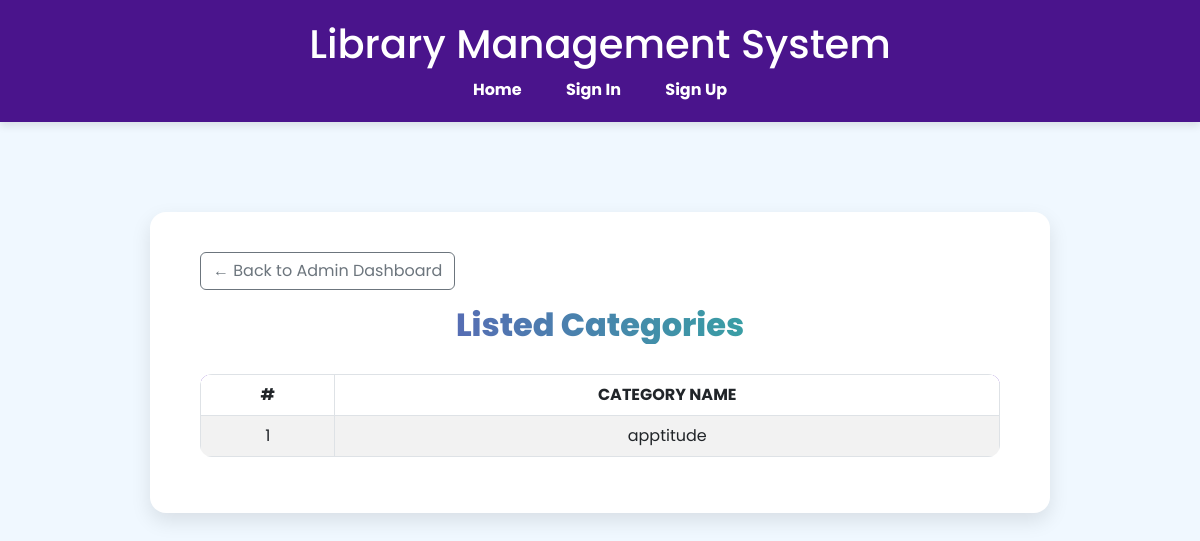
Page /listed-categories/ (signed in) on the earlier database version.
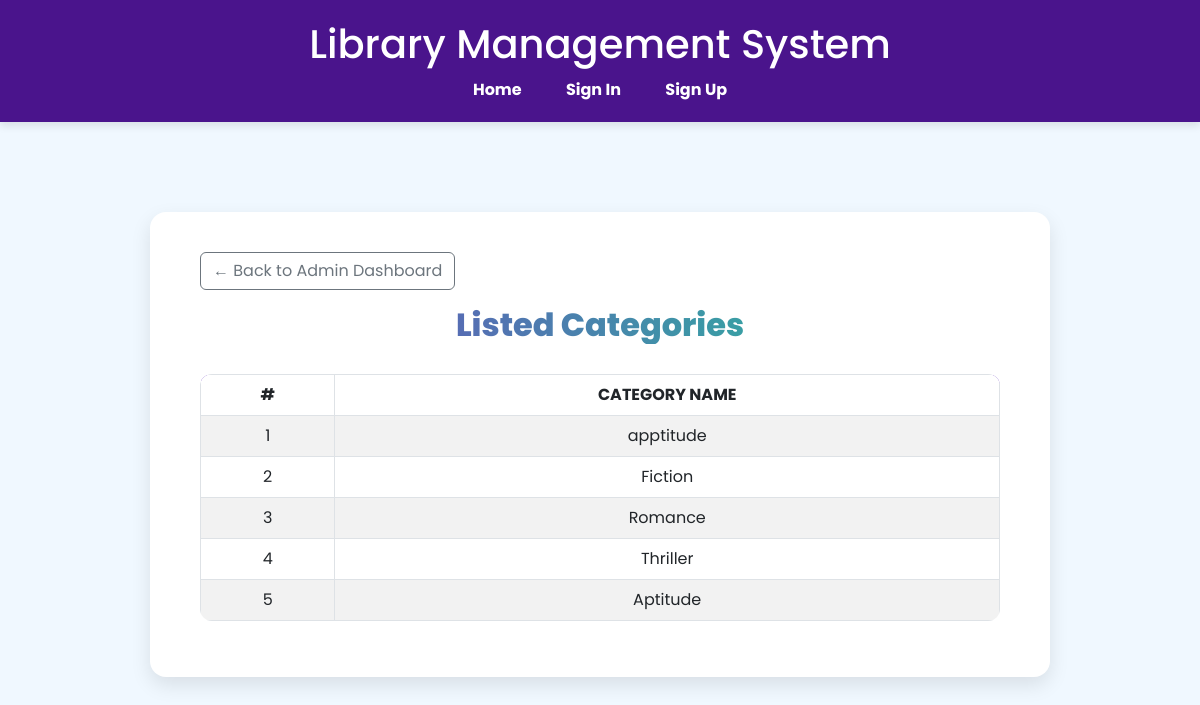
Same page on the later database version.
### base/models.py (models this page shows, shortened)
class Category(models.Model):
    name = models.CharField(max_length=100, unique=True)

### base/views.py (the view)
# urls.py: path('listed-categories/', views.listed_categories, name='listed_categories'),
@login_required
def listed_categories(request):
    categories = Category.objects.all()
    return render(request, 'base/listed_categories.html', {'categories': categories})

### base/templates/base/listed_categories.html (shortened to what this page needs)
{% extends 'base/base.html' %}
{% load static %}
{% block content %}
<div class="categories-card">
    <div class="d-flex justify-content-start mb-3">
    <a href="{% url 'dashboard' %}" class="btn btn-outline-secondary">
        ← Back to Admin Dashboard
    </a>
</div>
    <h2 class="categories-title">Listed Categories</h2>
    <table class="table table-bordered table-striped">
        <thead>
            <tr>
                <th>#</th>
                <th>Category Name</th>
            </tr>
        </thead>
        <tbody>
            {% for category in categories %}
            <tr>
                <td>{{ forloop.counter }}</td>
                <td>{{ category.name }}</td>
            </tr>
            {% empty %}
            <tr>
                <td colspan="2" class="text-center no-categories">No categories found.</td>
            </tr>
            {% endfor %}
        </tbody>
    </table>
</div>
{% endblock %}

Differences in the rows shown:
added Category: name "Fiction"
added Category: name "Romance"
added Category: name "Thriller"
added Category: name "Aptitude"
